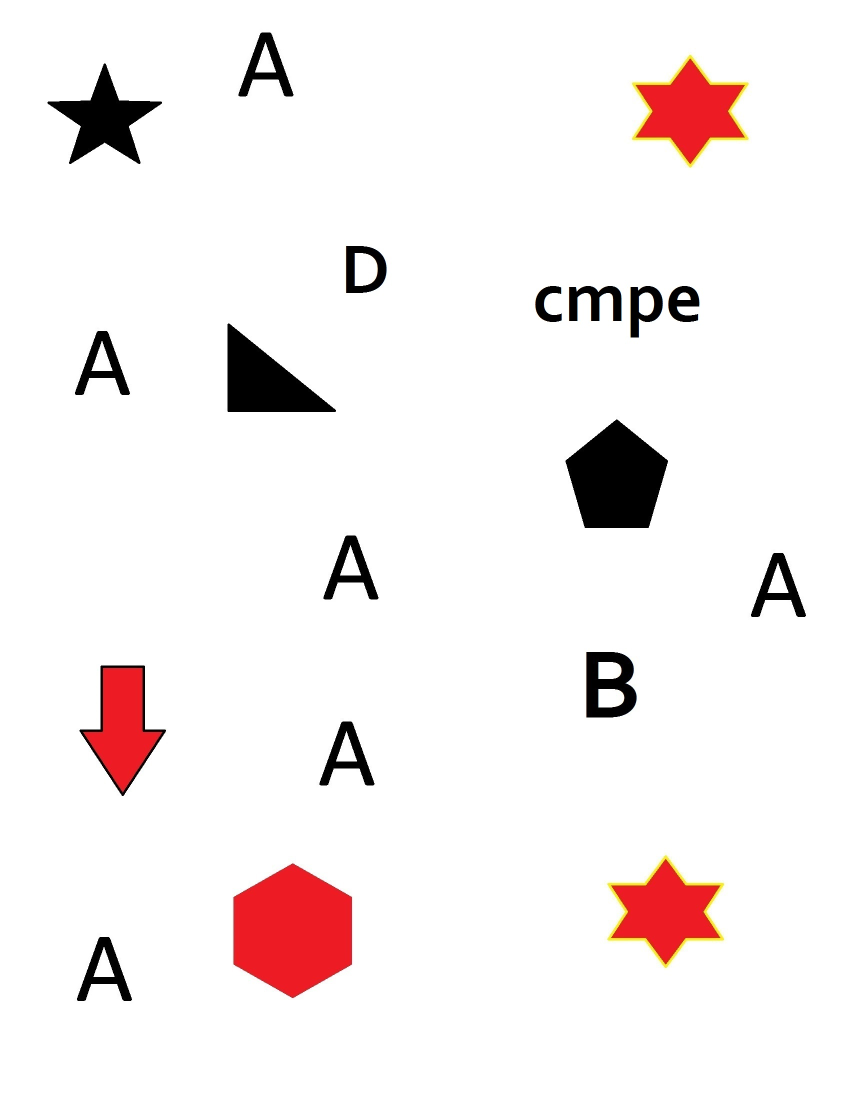
%> input picture doc3.jpg, 1700 x 2200 px (shown at 1/2 size)
$ octave picture_to_matrix.m   (GNU Octave 9; MATLAB toolbox functions it lacks are replaced by stand-ins)
%> lines starting %> are read from the running program, lines starting %| are printed output that depends on the picture

clear all;
close all;
clc;

resizeFactor= 0.2;
%Preparing Input image block
main_img = imread('doc3.jpg');
%> main_img is the input picture: size 2200x1700x3 uint8; mean R, G, B 245.7, 239.3, 239.1
main_img_compressed= imresize ( main_img ,resizeFactor);
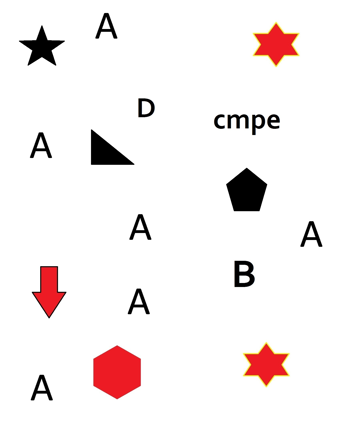
%> main_img_compressed: size 440x340x3 uint8; mean R, G, B 245.7, 239.3, 239.1

pattern = imread('a.jpg') ;
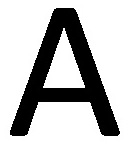
%> input picture a.jpg, 131 x 150 px
%> pattern is the input picture: size 150x131x3 uint8; min 0, max 255, mean 189
pattern_compressed = imresize (pattern , resizeFactor);
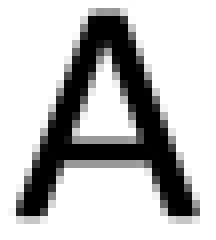
%> pattern_compressed: size 30x27x3 uint8 (shown 8 times larger); min 0, max 255, mean 189

matrix_main_img_compressed = pic_to_matrix(main_img_compressed);
matrix_pattern_compressed = pic_to_matrix(pattern_compressed);
%> after the loop in pic_to_matrix (call 2), `for i=1:row,`: temp_main_img = 810 rows, first 12: [255 255 255; 255 255 255; 255 255 255; 255 255 255; 255 255 255; 255 255 255; 255 255 255; 255 255 255; 255 255 255; 255 255 255; 255 255 255; 255 255 255]
%> in pic_to_matrix (call 2), `pic_matrix = temp_main_img;`: pic_matrix has the same summary as temp_main_img
%> matrix_pattern_compressed has the same summary as temp_main_img in pic_to_matrix

fil_r = fopen('main_img_red_matrix.txt' , 'w');
fil_g = fopen('main_img_green_matrix.txt' , 'w');
fil_b = fopen('main_img_blue_matrix.txt' , 'w');
pic_matrix = matrix_main_img_compressed;
[row col ] = size(pic_matrix);
%> row = 149600; col = 3

for p=1:row,
    fprintf( fil_r ,  '%x\n' , pic_matrix(p , 1) );
    fprintf( fil_g ,  '%x\n' , pic_matrix(p , 2) );
    fprintf( fil_b ,  '%x\n' , pic_matrix(p , 3) );
end

pic_matrix = matrix_pattern_compressed;
%> pic_matrix has the same summary as temp_main_img in pic_to_matrix
[row col ] = size(pic_matrix);
%> row = 810

fil_r = fopen('pattern_red_matrix.txt' , 'w');
fil_g = fopen('pattern_green_matrix.txt' , 'w');
fil_b = fopen('pattern_blue_matrix.txt' , 'w');


for p=1:row,
    fprintf( fil_r ,  '%x\n' , pic_matrix(p , 1) );
    fprintf( fil_g ,  '%x\n' , pic_matrix(p , 2) );
    fprintf( fil_b ,  '%x\n' , pic_matrix( p , 3) );
end


fclose('all') ;

function pic_matrix =  pic_to_matrix(input_mat)
[row col color] = size(input_mat);
%temp_main_img = zeros(row*col,color);

for i=1:row,
    for j=1:col,
        temp_main_img(col*(i-1)+j, 1) = typecast(input_mat(i, j, 1),'uint8');
        temp_main_img(col*(i-1)+j, 2) = typecast(input_mat(i, j, 2),'uint8');
        temp_main_img(col*(i-1)+j, 3) = typecast(input_mat(i, j, 3),'uint8');
    end
end

pic_matrix = temp_main_img;
end
